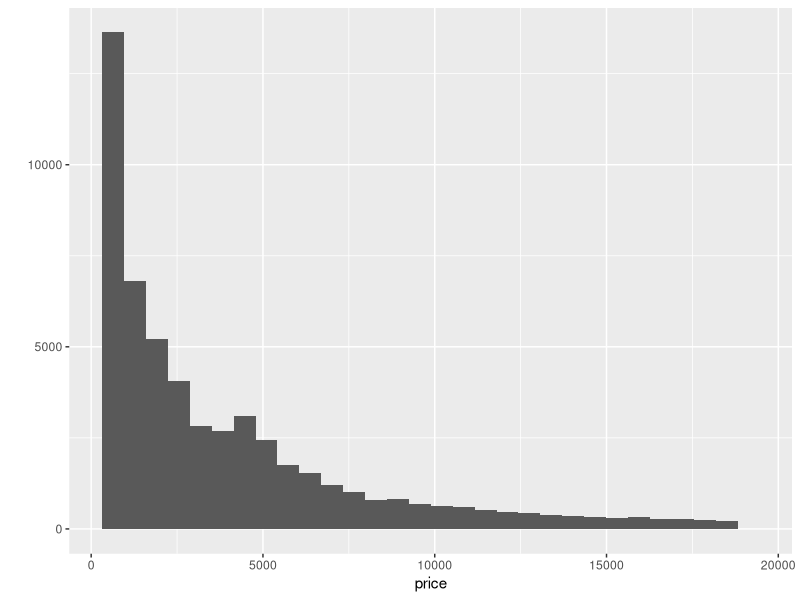
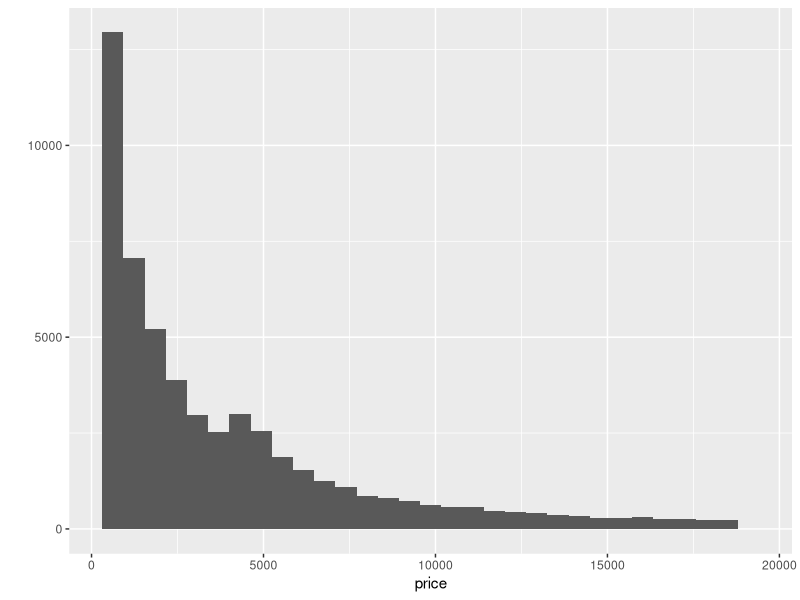
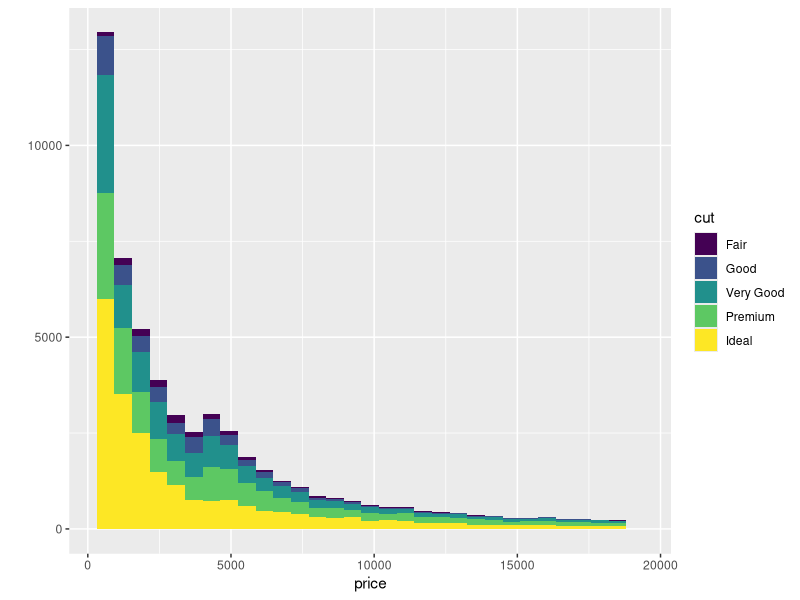
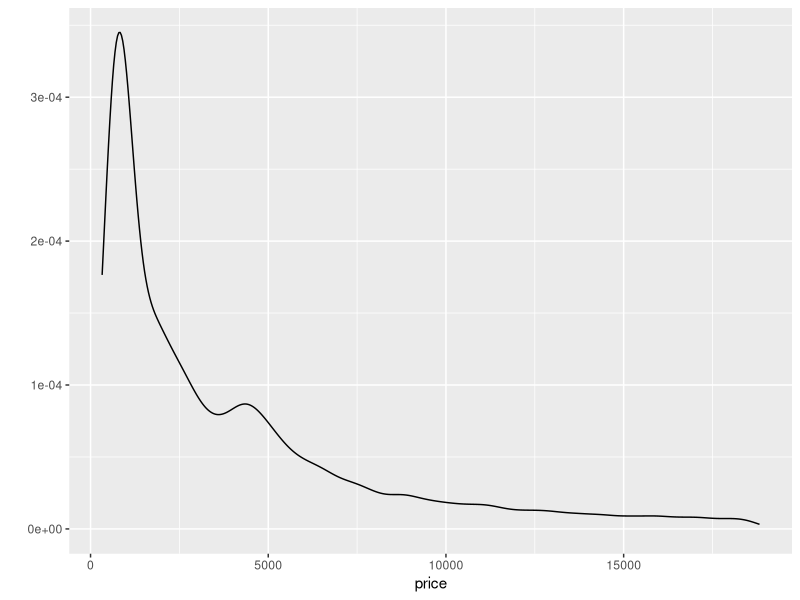
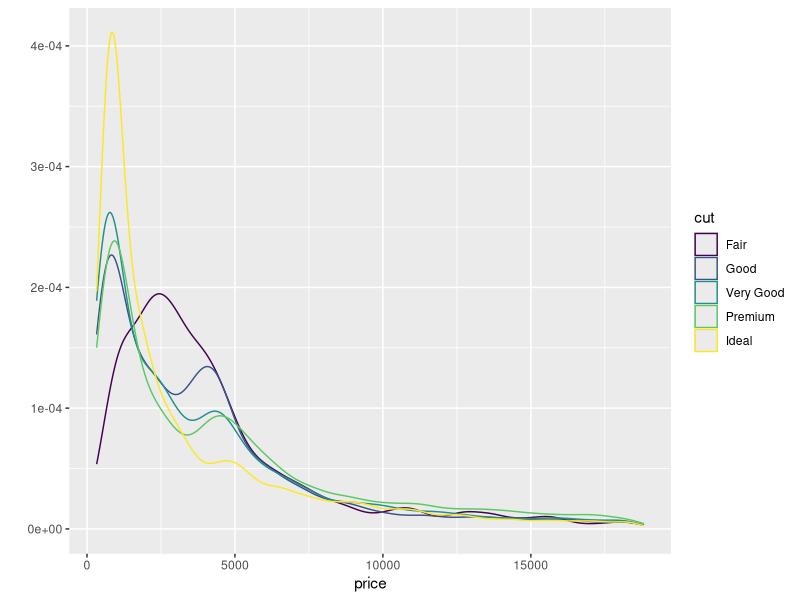
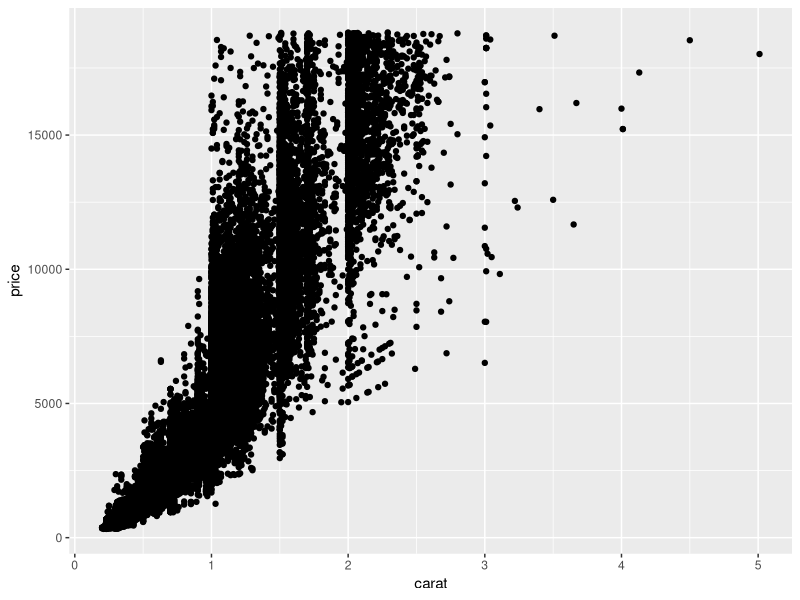
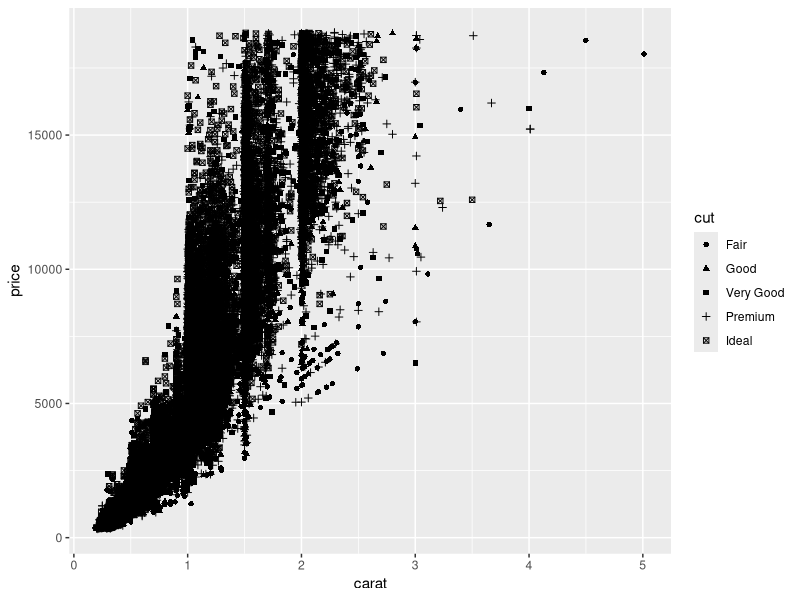
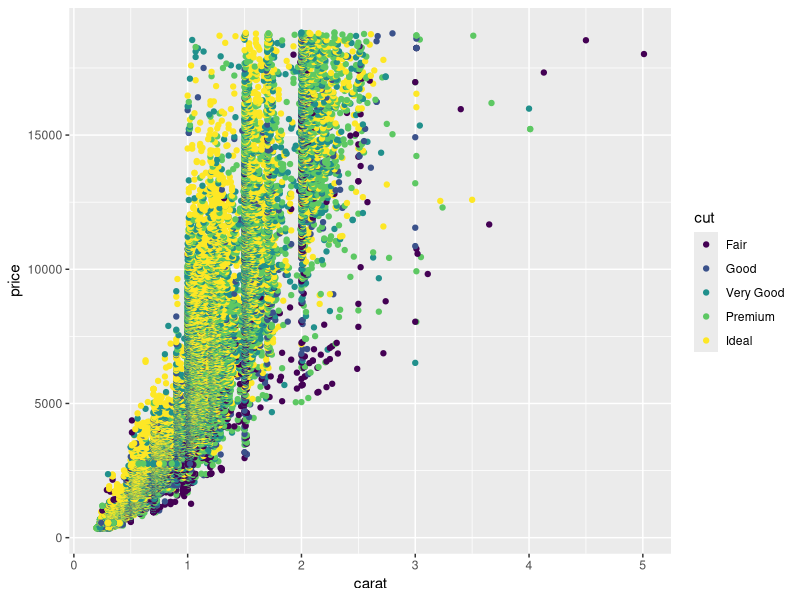

These charts were generated, in order, by the following R code:
## ---- chunk 1

knitr::opts_chunk$set(echo = TRUE)

knitr::opts_chunk$set( fig.path = "figs2/fig2-")

library(ggplot2)

## ---- chunk 2
str(diamonds)
## ---- chunk 3
qplot(data=diamonds, price)
## ---- chunk 4
range(diamonds$price)
## ---- chunk 5
qplot(data=diamonds, price, binwidth=18497/30)
## ---- chunk 6
#> brk
#[1]     0   617  1234  1851  2468  3085  3702  4319  4936  5553  6170  6787  7404  8021  8638  9255  9872 #10489 11106 11723 12340 12957
#[23] 13574 14191 14808 15425 16042 16659 17276 17893 18510 19127
## ---- chunk 7
#> counts
# [1]  4611 13255  5230  4262  3362  2567  2831  2841  2203  1666  1445  1112   987   766   796   655   606   #553   540   427   429   376
#[23]   348   338   298   305   269   287   227   251    97
## ---- chunk 8
qplot(data=diamonds, price, binwidth=18497/30, fill=cut)
## ---- chunk 9
qplot(price, data=diamonds, geom = "density")
## ---- chunk 10
qplot(price, data=diamonds, geom = "density", color=cut)
## ---- chunk 11
qplot(carat, price, data=diamonds)
## ---- chunk 12
qplot(carat, price, data=diamonds, shape=cut)
## ---- chunk 13
qplot(carat, price, data=diamonds, color=cut)
## ---- chunk 14
qplot(carat, price, data=diamonds, color=cut) + geom_smooth(method="lm")
## ---- chunk 15
qplot(carat,price,data=diamonds, color=cut, facets=.~cut) + geom_smooth(method="lm")
## ---- chunk 16
g <- ggplot(diamonds, aes(depth, price))
## ---- chunk 17
summary(g)
## ---- chunk 18
g + geom_point(alpha=1/3)
## ---- chunk 19
cutpoints <- quantile(diamonds$carat, seq(0, 1, length=4), na.rm=TRUE)
## ---- chunk 20
cutpoints
## ---- chunk 21
diamonds$car2 <- cut(diamonds$carat, cutpoints)
## ---- chunk 22
g <- ggplot(diamonds, aes(depth, price))
## ---- chunk 23
g + geom_point(alpha=1/3) + facet_grid(cut ~ car2)
## ---- chunk 24
#diamonds[myd,]
## ---- chunk 25
g + geom_point(alpha=1/3) + facet_grid(cut ~ car2) + geom_smooth(method="lm", size=3, color="pink")
## ---- chunk 26
ggplot(diamonds, aes(carat, price)) + geom_boxplot() + facet_grid(. ~ cut)
